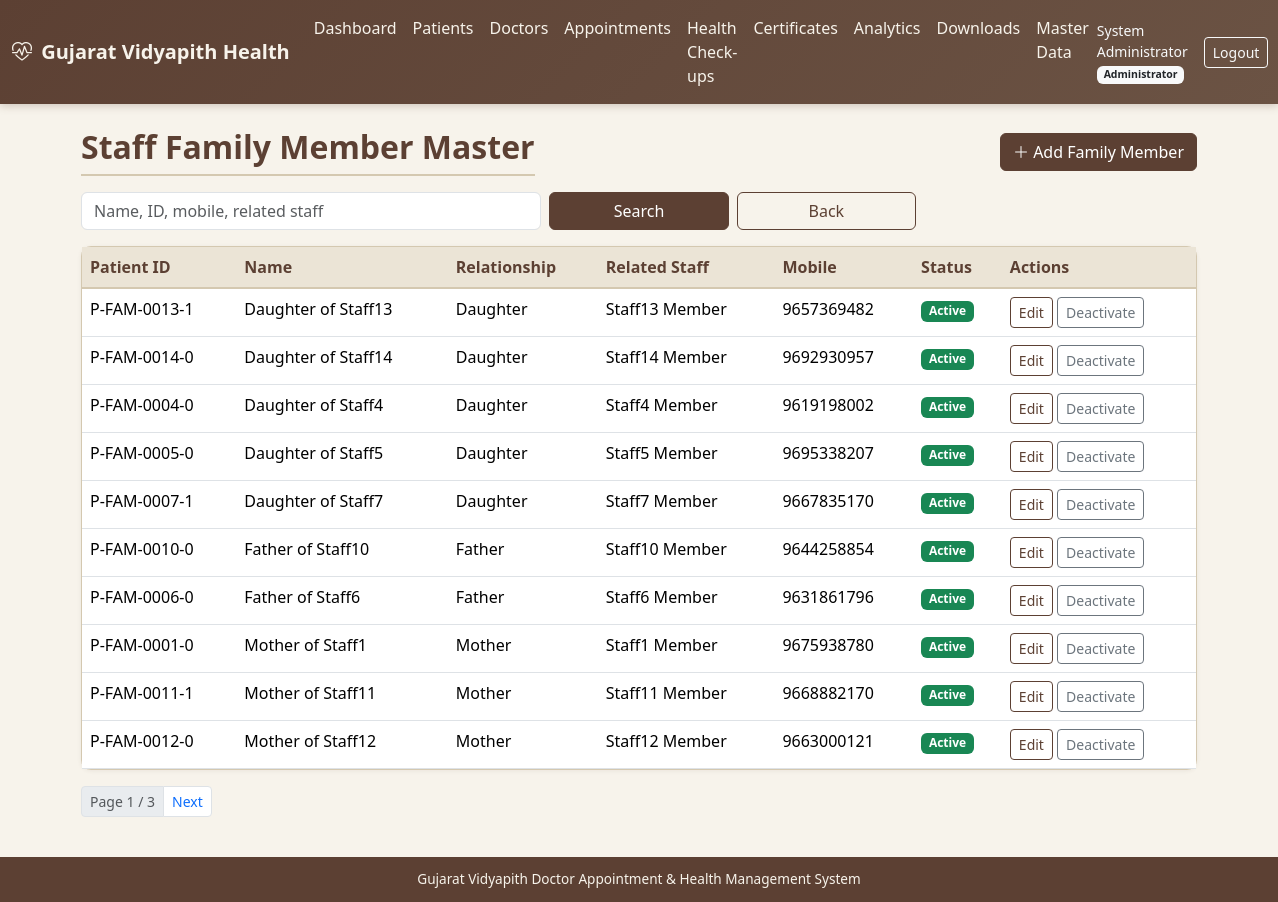
Screenshot of /masters/family/ (signed in) with the database file from the repository.
### accounts/models.py (models this page shows, shortened)
class User(AbstractUser):
    role = models.ForeignKey(
        Role, on_delete=models.SET_NULL, null=True, blank=True, related_name='users'
    )
    mobile = models.CharField(max_length=15, blank=True)
    gender = models.CharField(
        max_length=10,
        choices=[('Male', 'Male'), ('Female', 'Female'), ('Other', 'Other')],
        blank=True,
    )
    profile_photo = models.ImageField(upload_to='profiles/', blank=True, null=True)
    is_active_user = models.BooleanField(default=True)
    created_at = models.DateTimeField(auto_now_add=True)
    updated_at = models.DateTimeField(auto_now=True)
    class Meta:
        ordering = ['username']
    @property
    def role_code(self):
        return self.role.code if self.role else None

class Role(models.Model):
    ADMIN = 'admin'
    DOCTOR = 'doctor'
    STUDENT = 'student'
    STAFF = 'staff'
    STAFF_FAMILY = 'staff_family'
    HOD = 'hod'
    SUPER_ADMIN = 'super_admin'
    ROLE_CHOICES = [
        (ADMIN, 'Administrator'),
        (DOCTOR, 'Doctor'),
        (STUDENT, 'Student'),
        (STAFF, 'Staff'),
        (STAFF_FAMILY, 'Staff Family Member'),
        (HOD, 'HOD'),
        (SUPER_ADMIN, 'Super Administrator'),
    ]
    code = models.CharField(max_length=20, choices=ROLE_CHOICES, unique=True)
    name = models.CharField(max_length=50)
    description = models.TextField(blank=True)
    is_active = models.BooleanField(default=True)
    created_at = models.DateTimeField(auto_now_add=True)
    class Meta:
        ordering = ['name']

### patients/models.py (models this page shows, shortened)
class Patient(models.Model):
    CATEGORY_STUDENT = 'student'
    CATEGORY_STAFF = 'staff'
    CATEGORY_STAFF_FAMILY = 'staff_family'
    CATEGORY_CHOICES = [
        (CATEGORY_STUDENT, 'Student'),
        (CATEGORY_STAFF, 'University Staff'),
        (CATEGORY_STAFF_FAMILY, 'Staff Family Member'),
    ]
    patient_id = models.CharField(max_length=30, unique=True, db_index=True)
    user = models.OneToOneField(
        settings.AUTH_USER_MODEL,
        on_delete=models.SET_NULL,
        null=True,
        blank=True,
        related_name='patient_profile',
    )
    category = models.CharField(max_length=20, choices=CATEGORY_CHOICES, db_index=True)
    name = models.CharField(max_length=150, db_index=True)
    gender = models.CharField(
        max_length=10,
        choices=[('Male', 'Male'), ('Female', 'Female'), ('Other', 'Other')],
        blank=True,
    )
    date_of_birth = models.DateField(null=True, blank=True)
    email = models.EmailField(blank=True, db_index=True)
    mobile = models.CharField(max_length=15, blank=True, db_index=True)
    address = models.TextField(blank=True)
    blood_group = models.CharField(max_length=5, blank=True)
    emergency_contact = models.CharField(max_length=15, blank=True)
    status = models.CharField(
        max_length=20,
        choices=[('Active', 'Active'), ('Inactive', 'Inactive')],
        default='Active',
    )
    created_at = models.DateTimeField(auto_now_add=True)
    updated_at = models.DateTimeField(auto_now=True)
    created_by = models.ForeignKey(
        settings.AUTH_USER_MODEL,
        on_delete=models.SET_NULL,
        null=True,
        blank=True,
        related_name='patients_created',
    )
    class Meta:
        ordering = ['name']
        indexes = [
            models.Index(fields=['name', 'mobile']),
            models.Index(fields=['category', 'status']),
        ]

class StaffFamilyProfile(models.Model):
    RELATIONSHIP_CHOICES = [
        ('Spouse', 'Spouse'),
        ('Son', 'Son'),
        ('Daughter', 'Daughter'),
        ('Father', 'Father'),
        ('Mother', 'Mother'),
        ('Other', 'Other authorized dependent'),
    ]
    patient = models.OneToOneField(
        Patient, on_delete=models.CASCADE, related_name='family_profile'
    )
    related_staff = models.ForeignKey(
        StaffProfile, on_delete=models.CASCADE, related_name='family_members'
    )
    relationship = models.CharField(max_length=30, choices=RELATIONSHIP_CHOICES)

class StaffProfile(models.Model):
    patient = models.OneToOneField(
        Patient, on_delete=models.CASCADE, related_name='staff_profile'
    )
    employee_id = models.CharField(max_length=40, unique=True, db_index=True)
    department = models.ForeignKey(
        Department, on_delete=models.SET_NULL, null=True, blank=True, related_name='staff_members'
    )
    designation = models.CharField(max_length=100, blank=True)

### masters/views.py (the view)
# urls.py: path('family/', views.family_list, name='family_list'),
@admin_required
def family_list(request):
    q = request.GET.get('q', '').strip()
    qs = Patient.objects.filter(category=Patient.CATEGORY_STAFF_FAMILY).select_related(
        'family_profile', 'family_profile__related_staff', 'family_profile__related_staff__patient'
    ).order_by('name')
    if q:
        qs = qs.filter(
            Q(name__icontains=q) | Q(patient_id__icontains=q) | Q(mobile__icontains=q) |
            Q(family_profile__related_staff__patient__name__icontains=q)
        )
    return render(request, 'masters/family_list.html', {
        'page_obj': _paginate(request, qs), 'q': q,
    })

### accounts/permissions.py (called while the page is built, shortened)
def role_required(*role_codes):
    def decorator(view_func):
        @login_required
        @wraps(view_func)
        def _wrapped(request, *args, **kwargs):
            user = request.user
            if user.is_superuser:
                return view_func(request, *args, **kwargs)
        return _wrapped
    return decorator

### masters/views.py (called while the page is built)
def _paginate(request, qs, per_page=10):
    return Paginator(qs, per_page).get_page(request.GET.get('page'))

### templates/masters/family_list.html (shortened to what this page needs)
{% extends "base.html" %}
{% block content %}
<div class="container">
  <div class="d-flex justify-content-between align-items-center mb-3">
    <h2 class="page-title mb-0">Staff Family Member Master</h2>
    <a href="{% url 'masters:family_create' %}" class="btn btn-gv"><i class="bi bi-plus-lg"></i> Add Family Member</a>
  </div>
  <form class="row g-2 mb-3" method="get">
    <div class="col-md-5"><input type="text" name="q" value="{{ q }}" class="form-control" placeholder="Name, ID, mobile, related staff"></div>
    <div class="col-md-2"><button class="btn btn-gv w-100">Search</button></div>
    <div class="col-md-2"><a href="{% url 'masters:index' %}" class="btn btn-outline-gv w-100">Back</a></div>
  </form>
  <div class="card card-gv"><div class="table-responsive">
    <table class="table table-gv table-hover mb-0">
      <thead><tr><th>Patient ID</th><th>Name</th><th>Relationship</th><th>Related Staff</th><th>Mobile</th><th>Status</th><th>Actions</th></tr></thead>
      <tbody>
      {% for p in page_obj %}
      <tr>
        <td>{{ p.patient_id }}</td>
        <td>{{ p.name }}</td>
        <td>{{ p.family_profile.relationship|default:"—" }}</td>
        <td>{{ p.family_profile.related_staff.patient.name|default:"—" }}</td>
        <td>{{ p.mobile|default:"—" }}</td>
        <td><span class="badge {% if p.status == 'Active' %}bg-success{% else %}bg-secondary{% endif %}">{{ p.status }}</span></td>
        <td class="text-nowrap">
          <a href="{% url 'masters:family_edit' p.pk %}" class="btn btn-sm btn-outline-gv">Edit</a>
          <form method="post" action="{% url 'masters:family_toggle' p.pk %}" class="d-inline">{% csrf_token %}
            <button class="btn btn-sm btn-outline-secondary">{% if p.status == 'Active' %}Deactivate{% else %}Activate{% endif %}</button>
          </form>
        </td>
      </tr>
      {% empty %}<tr><td colspan="7" class="text-center text-muted">No family members</td></tr>{% endfor %}
      </tbody>
    </table>
  </div></div>
  {% include "masters/_pagination.html" %}
</div>
{% endblock %}

### templates/base.html (shortened to what this page needs)
{% load static %}
<!DOCTYPE html>
<html lang="en">
<head>
  <link href="https://cdn.jsdelivr.net/npm/bootstrap@5.3.3/dist/css/bootstrap.min.css" rel="stylesheet">
  <link href="https://cdn.jsdelivr.net/npm/bootstrap-icons@1.11.3/font/bootstrap-icons.min.css" rel="stylesheet">
  <link href="{% static 'css/gv-theme.css' %}" rel="stylesheet">
</head>
<body class="d-flex flex-column">
{% if user.is_authenticated %}
<nav class="navbar navbar-expand-lg navbar-gv">
  <div class="container-fluid">
    <a class="navbar-brand fw-semibold" href="{% url 'accounts:dashboard' %}">
      <i class="bi bi-heart-pulse me-1"></i> Gujarat Vidyapith Health
    </a>
    <div class="collapse navbar-collapse" id="navMain">
      <ul class="navbar-nav me-auto">
        <li class="nav-item"><a class="nav-link" href="{% url 'accounts:dashboard' %}">Dashboard</a></li>
        {% if user.is_superuser or user.role_code == 'admin' or user.role_code == 'super_admin' or user.role_code == 'doctor' %}
        <li class="nav-item"><a class="nav-link" href="{% url 'patients:index' %}">Patients</a></li>
        {% endif %}
        <li class="nav-item"><a class="nav-link" href="{% url 'doctors:index' %}">Doctors</a></li>
        <li class="nav-item"><a class="nav-link" href="{% url 'appointments:index' %}">Appointments</a></li>
        <li class="nav-item"><a class="nav-link" href="{% url 'health_records:index' %}">Health Check-ups</a></li>
        <li class="nav-item"><a class="nav-link" href="{% url 'certificates:index' %}">Certificates</a></li>
        <li class="nav-item"><a class="nav-link" href="{% url 'analytics:index' %}">Analytics</a></li>
        <li class="nav-item"><a class="nav-link" href="{% url 'analytics:downloads' %}">Downloads</a></li>
        {% if user.is_superuser or user.role_code == 'admin' or user.role_code == 'super_admin' %}
        <li class="nav-item"><a class="nav-link" href="{% url 'masters:index' %}">Master Data</a></li>
        {% endif %}
      </ul>
      <span class="navbar-text text-light me-3 small">
        {{ user.get_full_name|default:user.username }}
        {% if user.role %}<span class="badge bg-light text-dark">{{ user.role.name }}</span>{% endif %}
      </span>
      <a class="btn btn-sm btn-outline-light" href="{% url 'accounts:logout' %}">Logout</a>
    </div>
  </div>
</nav>
{% endif %}
<main class="container-fluid py-4 flex-grow-1">
  {% block content %}{% endblock %}
</main>
<footer class="footer-gv text-center">
  <div class="container">
    Gujarat Vidyapith Doctor Appointment &amp; Health Management System
  </div>
</footer>
</body>
</html>

### static/css/gv-theme.css (style rules this page uses)
:root { --gv-cream: #f7f3eb; --gv-cream-dark: #ebe4d6; --gv-brown: #5c4033; --gv-brown-light: #8b6914; --gv-earth: #6b5344; --gv-muted: #a0896e; --gv-accent: #3d5a40; --gv-text: #2c2416; --gv-border: #d4c8b0; --gv-card: #fffdf8; --gv-success: #4a7c59; --gv-warning: #c4a35a; --gv-danger: #a65d57; }
body { background-color: var(--gv-cream); color: var(--gv-text); font-family: 'Segoe UI', system-ui, -apple-system, sans-serif; min-height: 100vh; }
.navbar-gv { background: linear-gradient(135deg, var(--gv-brown) 0%, var(--gv-earth) 100%); box-shadow: 0 2px 8px rgba(92, 64, 51, 0.25); }
.navbar-gv .navbar-brand, .navbar-gv .nav-link { color: var(--gv-cream) !important; }
.card-gv { background: var(--gv-card); border: 1px solid var(--gv-border); border-radius: 10px; box-shadow: 0 1px 4px rgba(92, 64, 51, 0.08); }
.btn-gv { background: var(--gv-brown); border-color: var(--gv-brown); color: #fff; }
.btn-outline-gv { border-color: var(--gv-brown); color: var(--gv-brown); }
.table-gv thead th { background: var(--gv-cream-dark); color: var(--gv-brown); border-bottom: 2px solid var(--gv-border); font-weight: 600; }
.page-title { color: var(--gv-brown); font-weight: 600; border-bottom: 2px solid var(--gv-border); padding-bottom: 0.5rem; margin-bottom: 1.25rem; }
.footer-gv { background: var(--gv-brown); color: var(--gv-cream); font-size: 0.85rem; padding: 0.75rem 0; margin-top: auto; }

### rows the page displays
User: get_full_name "System Administrator", role.name "Administrator"
Patient: patient_id "P-FAM-0013-1", name "Daughter of Staff13", family_profile.relationship "Daughter", family_profile.related_staff.patient.name "Staff13 Member", mobile "9657369482", status "Active", shows "Deactivate"
Patient: patient_id "P-FAM-0014-0", name "Daughter of Staff14", family_profile.relationship "Daughter", family_profile.related_staff.patient.name "Staff14 Member", mobile "9692930957", status "Active", shows "Deactivate"
Patient: patient_id "P-FAM-0004-0", name "Daughter of Staff4", family_profile.relationship "Daughter", family_profile.related_staff.patient.name "Staff4 Member", mobile "9619198002", status "Active", shows "Deactivate"
Patient: patient_id "P-FAM-0005-0", name "Daughter of Staff5", family_profile.relationship "Daughter", family_profile.related_staff.patient.name "Staff5 Member", mobile "9695338207", status "Active", shows "Deactivate"
Patient: patient_id "P-FAM-0007-1", name "Daughter of Staff7", family_profile.relationship "Daughter", family_profile.related_staff.patient.name "Staff7 Member", mobile "9667835170", status "Active", shows "Deactivate"
Patient: patient_id "P-FAM-0010-0", name "Father of Staff10", family_profile.relationship "Father", family_profile.related_staff.patient.name "Staff10 Member", mobile "9644258854", status "Active", shows "Deactivate"
Patient: patient_id "P-FAM-0006-0", name "Father of Staff6", family_profile.relationship "Father", family_profile.related_staff.patient.name "Staff6 Member", mobile "9631861796", status "Active", shows "Deactivate"
Patient: patient_id "P-FAM-0001-0", name "Mother of Staff1", family_profile.relationship "Mother", family_profile.related_staff.patient.name "Staff1 Member", mobile "9675938780", status "Active", shows "Deactivate"
Patient: patient_id "P-FAM-0011-1", name "Mother of Staff11", family_profile.relationship "Mother", family_profile.related_staff.patient.name "Staff11 Member", mobile "9668882170", status "Active", shows "Deactivate"
Patient: patient_id "P-FAM-0012-0", name "Mother of Staff12", family_profile.relationship "Mother", family_profile.related_staff.patient.name "Staff12 Member", mobile "9663000121", status "Active", shows "Deactivate"

### other values shown
{{ page_obj.number }} "1"
{{ page_obj.paginator.num_pages }} "3"
